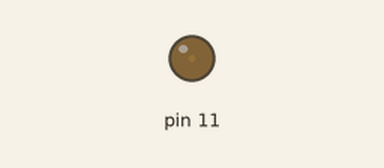
A sketch run on a simulated Arduino Uno, built with avr-gcc and run on an emulated ATmega328P. On the bench: output pins drawn as LEDs (lit = HIGH).

Above: at 0.05 s.
At 1.15 s:
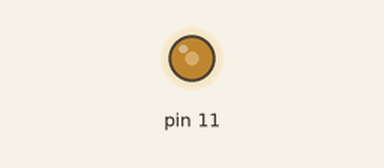
At 2.3 s:
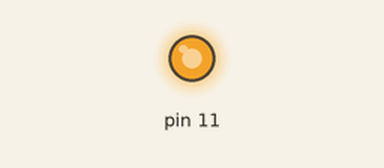
At 4.6 s:
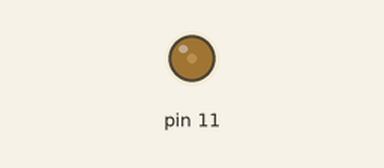
Timing chart, 0 to 6.7 s (numbered marks = the images above):
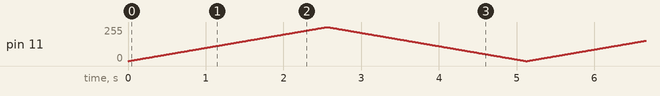

The sketch:

A003-Pwm.ino
```cpp
void setup() {
  pinMode(11, OUTPUT);
}

void loop() {
  int i = 0;

  for (i = 0; i <= 255; i++) {
    //codice da ripetere
    analogWrite(11, i);
    delay(10);
  }

  for (i = 255; i >= 0; i--) {
    //codice da ripetere
    analogWrite(11, i);
    delay(10);
  }

}
```
